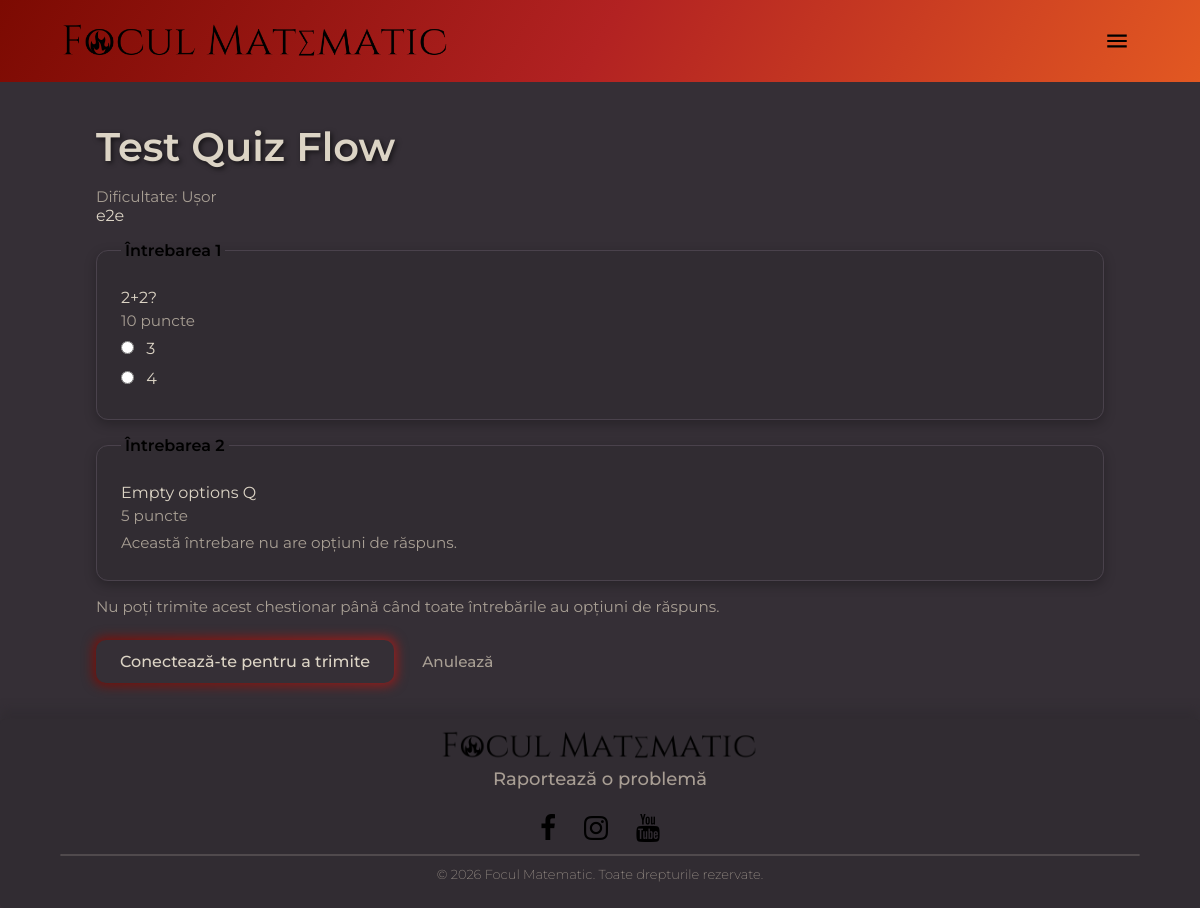
The app's page /quizzes/2/ with its own data.
### quizzes/models.py (models this page shows, shortened)
class Quiz(models.Model):
    chapter = models.ForeignKey(
        Chapter,
        on_delete=models.CASCADE,
        related_name="topics",
        null=True,
        blank=True,
    )
    title = models.CharField(max_length=100)
    description = models.TextField(blank=True)
    difficulty = models.CharField(
        max_length=20,
        choices=[
            ("easy", "Ușor"),
            ("medium", "Mediu"),
            ("hard", "Greu"),
        ],
    )
    source_file = models.CharField(max_length=255, blank=True)
    class_levels = models.JSONField(default=list, blank=True)
    exam_slugs = models.JSONField(default=list, blank=True)
    order = models.PositiveIntegerField(default=0)
    class Meta:
        ordering = ["chapter__order", "order", "title"]

class Question(models.Model):
    FORMAT_GRID = "grid"
    FORMAT_TRUE_FALSE = "true_false"
    FORMAT_INTERACTIVE = "interactive"
    FORMAT_CHOICES = [
        (FORMAT_GRID, "Grilă"),
        (FORMAT_TRUE_FALSE, "Adevărat sau fals"),
        (FORMAT_INTERACTIVE, "Interactiv"),
    ]
    TYPE_MULTIPLE_CHOICE = "multiple_choice"
    TYPE_PARENTHESES_DRAG = "parentheses_drag"
    TYPE_COLUMN_ADDITION = "column_addition"
    TYPE_COLUMN_MULTIPLICATION = "column_multiplication"
    TYPE_COLUMN_DIVISION = "column_division"
    TYPE_COLUMN_SUBTRACTION = "column_subtraction"
    TYPE_MISSING_DIGITS = "missing_digits"
    TYPE_ERROR_SPOTTING = "error_spotting"
    TYPE_PARENTHESES_TARGET = "parentheses_target"
    TYPE_INPUT_OUTPUT = "input_output"
    TYPE_DIVISION_RELATION = "division_relation"
    TYPE_OPERATION_CHAIN = "operation_chain"
    TYPE_DIVISION_TABLE = "division_table"
    TYPE_NUMERIC_INPUT = "numeric_input"
    TYPE_FACTOR_BUILDER = "factor_builder"
    TYPE_FACTOR_ERROR = "factor_error"
    TYPE_FACTOR_MATCH = "factor_match"
    TYPE_POWER_BUILDER = "power_builder"
    TYPE_POWER_MATCH = "power_match"
    TYPE_POWER_TABLE = "power_table"
    TYPE_POWER_CYCLE = "power_cycle"
    TYPE_POWER_SQUARE = "power_square"
    TYPE_POWER_RULE_CHAIN = "power_rule_chain"
    TYPE_POWER_COMPARE = "power_compare"
    TYPE_POWER_ORDER = "power_order"
    TYPE_BASE_VALUES = "base_values"
    TYPE_BASE_MATCH = "base_match"
    TYPE_BINARY_TOGGLE = "binary_toggle"
    TYPE_BASE_ERROR = "base_error"
    TYPE_UNIT_REDUCTION = "unit_reduction"
    TYPE_COMPARISON_METHOD = "comparison_method"
    TYPE_FIGURATIVE_METHOD = "figurative_method"
    TYPE_REVERSE_METHOD = "reverse_method"
    TYPE_FALSE_HYPOTHESIS_METHOD = "false_hypothesis_method"
    TYPE_GEOMETRY_CANVAS = "geometry_canvas"
    TYPE_OPERATION_SEQUENCE = "operation_sequence"
    TYPE_OPERATION_WORKBENCH = "operation_workbench"
    TYPE_DIVISIBILITY_VALUES = "divisibility_values"
    TYPE_DIVISIBILITY_SELECT = "divisibility_select"
    TYPE_DIVISIBILITY_SORT = "divisibility_sort"
    TYPE_DIVISIBILITY_ERROR = "divisibility_error"
    TYPE_CRITERIA_TABLE = "criteria_table"
    TYPE_PRIME_WORKBENCH = "prime_workbench"
    TYPE_DECIMAL_WORKBENCH = "decimal_workbench"
    TYPE_STATISTICS_CHART = "statistics_chart"
    TYPE_ALGEBRA_WORKBENCH = "algebra_workbench"
    TYPE_FRACTION_VISUAL = "fraction_visual"
    TYPE_FRACTION_DOMINO = "fraction_domino"
    TYPE_FRACTION_COMPARE = "fraction_compare"
    TYPE_FRACTION_AXIS = "fraction_axis"
    TYPE_GCD_WORKBENCH = "gcd_workbench"
    TYPE_FRACTION_SCALE = "fraction_scale"
    TYPE_FRACTION_REDUCE_PATH = "fraction_reduce_path"
    TYPE_LCM_WORKBENCH = "lcm_workbench"
    TYPE_COMMON_DENOMINATOR = "common_denominator"
    TYPE_FRACTION_PRODUCT = "fraction_product"
    TYPE_FRACTION_DIVISION = "fraction_division"
    TYPE_FRACTION_POWER = "fraction_power"
    TYPE_FRACTION_PERCENT = "fraction_percent"
    TYPE_CHOICES = [
        (TYPE_MULTIPLE_CHOICE, "Grilă"),
        (TYPE_PARENTHESES_DRAG, "Plasează parantezele"),
        (TYPE_COLUMN_ADDITION, "Adunare în coloană"),
        (TYPE_COLUMN_MULTIPLICATION, "Înmulțire în coloană"),
        (TYPE_COLUMN_DIVISION, "Împărțire în coloană"),
        (TYPE_COLUMN_SUBTRACTION, "Scădere în coloană"),
        (TYPE_MISSING_DIGITS, "Completează cifrele lipsă"),
        (TYPE_ERROR_SPOTTING, "Detectează greșeala"),
        (TYPE_PARENTHESES_TARGET, "Paranteze pentru rezultat-țintă"),
        (TYPE_INPUT_OUTPUT, "Mașină intrare–ieșire"),
        (TYPE_DIVISION_RELATION, "Relația împărțirii"),
        (TYPE_OPERATION_CHAIN, "Lanț de operații"),
        (TYPE_DIVISION_TABLE, "Tabelul împărțirii"),
        (TYPE_NUMERIC_INPUT, "Răspuns numeric"),
        (TYPE_FACTOR_BUILDER, "Construiește factorizarea"),
        (TYPE_FACTOR_ERROR, "Detectează pasul greșit"),
        (TYPE_FACTOR_MATCH, "Potrivește forme echivalente"),
        (TYPE_POWER_BUILDER, "Construiește sau desfă puterea"),
        (TYPE_POWER_MATCH, "Potrivește formele unei puteri"),
        (TYPE_POWER_TABLE, "Completează tabelul puterilor"),
        (TYPE_POWER_CYCLE, "Ciclul ultimei cifre"),
        (TYPE_POWER_SQUARE, "Reprezentarea pătratului"),
        (TYPE_POWER_RULE_CHAIN, "Lanț de reguli pentru puteri"),
        (TYPE_POWER_COMPARE, "Compară două puteri"),
        (TYPE_POWER_ORDER, "Ordonează puteri"),
        (TYPE_BASE_VALUES, "Completează scrierea într-o bază"),
        (TYPE_BASE_MATCH, "Potrivește reprezentări în baze"),
        (TYPE_BINARY_TOGGLE, "Construiește numărul binar"),
        (TYPE_BASE_ERROR, "Detectează eroarea de conversie"),
        (TYPE_UNIT_REDUCTION, "Metoda reducerii la unitate"),
        (TYPE_COMPARISON_METHOD, "Metoda comparației"),
        (TYPE_FIGURATIVE_METHOD, "Metoda figurativă"),
        (TYPE_REVERSE_METHOD, "Metoda mersului invers"),
        (TYPE_FALSE_HYPOTHESIS_METHOD, "Metoda falsei ipoteze"),
        (TYPE_GEOMETRY_CANVAS, "Atelier geometric SVG"),
        (TYPE_OPERATION_SEQUENCE, "Construiește ordinea operațiilor"),
        (TYPE_OPERATION_WORKBENCH, "Calculează expresia pe etape"),
        (TYPE_DIVISIBILITY_VALUES, "Completează divizori și multipli"),
        (TYPE_DIVISIBILITY_SELECT, "Selectează divizori sau multipli"),
        (TYPE_DIVISIBILITY_SORT, "Sortează relații de divizibilitate"),
        (TYPE_DIVISIBILITY_ERROR, "Detectează eroarea de divizibilitate"),
        (TYPE_CRITERIA_TABLE, "Tabelul criteriilor de divizibilitate"),
        (TYPE_PRIME_WORKBENCH, "Atelierul numerelor prime"),
        (TYPE_DECIMAL_WORKBENCH, "Atelierul fracțiilor zecimale"),
        (TYPE_STATISTICS_CHART, "Atelier statistic cu grafice SVG"),
        (TYPE_ALGEBRA_WORKBENCH, "Atelier algebric"),
        (TYPE_FRACTION_VISUAL, "Construiește și reprezintă fracții"),
        (TYPE_FRACTION_DOMINO, "Domino cu fracții echivalente"),
        (TYPE_FRACTION_COMPARE, "Compară și ordonează fracții"),
        (TYPE_FRACTION_AXIS, "Fracții pe axa numerelor"),
        (TYPE_GCD_WORKBENCH, "Atelier pentru c.m.m.d.c."),
        (TYPE_FRACTION_SCALE, "Amplifică și simplifică fracții"),
        (TYPE_FRACTION_REDUCE_PATH, "Traseu spre fracția ireductibilă"),
        (TYPE_LCM_WORKBENCH, "Atelier pentru c.m.m.m.c."),
        (TYPE_COMMON_DENOMINATOR, "Adu fracțiile la același numitor"),
        (TYPE_FRACTION_PRODUCT, "Înmulțește fracții"),
        (TYPE_FRACTION_DIVISION, "Împarte fracții"),
        (TYPE_FRACTION_POWER, "Ridică fracții la putere"),
        (TYPE_FRACTION_PERCENT, "Calculează fracții și procente dintr-o cantitate"),
    ]
    quiz = models.ForeignKey(Quiz, on_delete=models.CASCADE, related_name="questions")
    order = models.PositiveIntegerField(default=0)
    text = models.TextField()
    points = models.IntegerField(default=10)
    explanation = models.TextField(blank=True)
    question_type = models.CharField(
        max_length=30,
        choices=TYPE_CHOICES,
        default=TYPE_MULTIPLE_CHOICE,
    )
    interactive_data = models.JSONField(default=dict, blank=True)
    format_tag = models.CharField(
        max_length=20,
        choices=FORMAT_CHOICES,
        default=FORMAT_GRID,
    )
    class Meta:
        ordering = ["order", "id"]

class AnswerOption(models.Model):
    question = models.ForeignKey(Question, on_delete=models.CASCADE, related_name="options")
    text = models.CharField(max_length=255)
    is_correct = models.BooleanField(default=False)

### quizzes/views.py (the view, shortened to what this page needs)
# urls.py: path("<int:pk>/", views.quiz_take, name="quiz_take"),
def quiz_take(request, pk):
    quiz = _get_quiz_for_take(pk)
    questions = [
        question
        for question in quiz.questions.all()
        if question.question_type == Question.TYPE_MULTIPLE_CHOICE
    ]
    can_submit = all(q.options.all() for q in questions)
    return render(
        request,
        "quizzes/quiz_take.html",
        {"quiz": quiz, "questions": questions, "can_submit": can_submit},
    )

### accounts/context_processors.py (called while the page is built)
def theme(request):
    return {}

### analytics/services.py (called while the page is built)
def log_page_view(*, path: str, session_key: str, user=None) -> PageView:
    return PageView.objects.create(
        path=path[:500],
        session_key=session_key[:40],
        user=user if user and user.is_authenticated else None,
    )

### feedback/context_processors.py (called while the page is built)
def feedback_report_url(from_path: str = "") -> str:
    try:
        url = reverse("report_error")
    except NoReverseMatch:
        url = FEEDBACK_REPORT_PATH
    if from_path:
        return f"{url}?from={from_path}"
    return url

def feedback_urls(request):
    return {
        "feedback_report_url": feedback_report_url(),
    }

### quizzes/views.py (called while the page is built)
def _quiz_with_questions():
    return Quiz.objects.prefetch_related(
        Prefetch(
            "questions",
            queryset=Question.objects.order_by("order", "id").prefetch_related("options"),
        )
    )

def _get_quiz_for_take(pk):
    return get_object_or_404(_quiz_with_questions(), pk=pk)

### templates/quizzes/quiz_take.html (shortened to what this page needs)
{% extends "base.html" %}
{% block content %}
<div class="page-content">
<h1>{{ quiz.title }}</h1>
<p class="muted">Dificultate: {{ quiz.get_difficulty_display }}</p>
{% if quiz.description %}
    <p>{{ quiz.description }}</p>
{% endif %}
{% if not questions %}
    <p class="muted">Acest chestionar nu are încă întrebări.</p>
    <p><a href="{% url 'quiz_list' %}">Înapoi la listă</a></p>
{% else %}
    <form method="post" action="">
        {% for question in questions %}
            <fieldset class="card" style="margin-top:1rem;">
                <legend style="font-weight:600;padding:0 0.25rem;">Întrebarea {{ forloop.counter }}</legend>
                <p style="margin:0.5rem 0 0;">{{ question.text }}</p>
                <p class="muted" style="margin:0.25rem 0 0;">{{ question.points }} puncte</p>
                <ul class="options">
                    {% for option in question.options.all %}
                        <li>
                            <label>
                                <input type="radio" name="q_{{ question.id }}" value="{{ option.id }}" required>
                                {{ option.text }}
                            </label>
                        </li>
                    {% empty %}
                        <li class="muted">Această întrebare nu are opțiuni de răspuns.</li>
                    {% endfor %}
                </ul>
            </fieldset>
        {% endfor %}
        {% if not can_submit %}
            <p class="muted" style="margin-top:1rem;">Nu poți trimite acest chestionar până când toate întrebările au opțiuni de răspuns.</p>
        {% endif %}
        <p style="margin-top:1.25rem;">
            {% if user.is_authenticated %}
                <button type="submit" class="btn"{% if not can_submit %} disabled{% endif %}>Trimite răspunsurile</button>
            {% else %}
                <a class="btn" href="{% url 'login' %}?next={% url 'quiz_take' quiz.pk %}">Conectează-te pentru a trimite</a>
            {% endif %}
            <a href="{% url 'quiz_list' %}" class="muted" style="margin-left:1rem;">Anulează</a>
        </p>
    </form>
{% endif %}
</div>
{% endblock %}

### static/core/css/FMStyle.css (style rules this page uses)
* { margin: 0; padding: 0; font-family: 'Montserrat', fantasy; box-sizing: border-box; }
body { min-height: 100%; min-width: 100%; overflow: scroll; }

### records on screen
Quiz: title "Test Quiz Flow", difficulty "Ușor", description "e2e"
Question: text "2+2?", points "10"
AnswerOption: text "3"
AnswerOption: text "4"
Question: text "Empty options Q", points "5"
